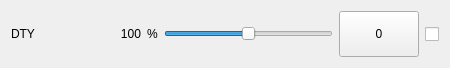
<?xml version="1.0" encoding="UTF-8"?>
<ui version="4.0">
 <class>Form</class>
 <widget class="QWidget" name="Form">
  <property name="geometry">
   <rect>
    <x>0</x>
    <y>0</y>
    <width>450</width>
    <height>68</height>
   </rect>
  </property>
  <property name="windowTitle">
   <string>Form</string>
  </property>
  <layout class="QGridLayout" name="gridLayout_2">
   <item row="0" column="0">
    <widget class="QLabel" name="label">
     <property name="text">
      <string>DTY</string>
     </property>
    </widget>
   </item>
   <item row="0" column="3">
    <layout class="QVBoxLayout" name="verticalLayout">
     <item>
      <layout class="QHBoxLayout" name="horizontalLayout">
       <item>
        <widget class="QSlider" name="dty">
         <property name="minimumSize">
          <size>
           <width>0</width>
           <height>20</height>
          </size>
         </property>
         <property name="minimum">
          <number>-90</number>
         </property>
         <property name="maximum">
          <number>90</number>
         </property>
         <property name="pageStep">
          <number>100</number>
         </property>
         <property name="orientation">
          <enum>Qt::Horizontal</enum>
         </property>
        </widget>
       </item>
       <item>
        <widget class="QPushButton" name="dty_zero">
         <property name="sizePolicy">
          <sizepolicy hsizetype="Maximum" vsizetype="Minimum">
           <horstretch>0</horstretch>
           <verstretch>0</verstretch>
          </sizepolicy>
         </property>
         <property name="text">
          <string>0</string>
         </property>
        </widget>
       </item>
       <item>
        <widget class="QCheckBox" name="enable">
         <property name="sizePolicy">
          <sizepolicy hsizetype="Maximum" vsizetype="Minimum">
           <horstretch>0</horstretch>
           <verstretch>0</verstretch>
          </sizepolicy>
         </property>
         <property name="text">
          <string/>
         </property>
        </widget>
       </item>
      </layout>
     </item>
    </layout>
   </item>
   <item row="0" column="1">
    <widget class="QLabel" name="dty_out">
     <property name="minimumSize">
      <size>
       <width>100</width>
       <height>0</height>
      </size>
     </property>
     <property name="text">
      <string>100</string>
     </property>
     <property name="alignment">
      <set>Qt::AlignRight|Qt::AlignTrailing|Qt::AlignVCenter</set>
     </property>
    </widget>
   </item>
   <item row="0" column="2">
    <widget class="QLabel" name="label_2">
     <property name="text">
      <string>%</string>
     </property>
    </widget>
   </item>
  </layout>
 </widget>
 <resources/>
 <connections/>
</ui>
